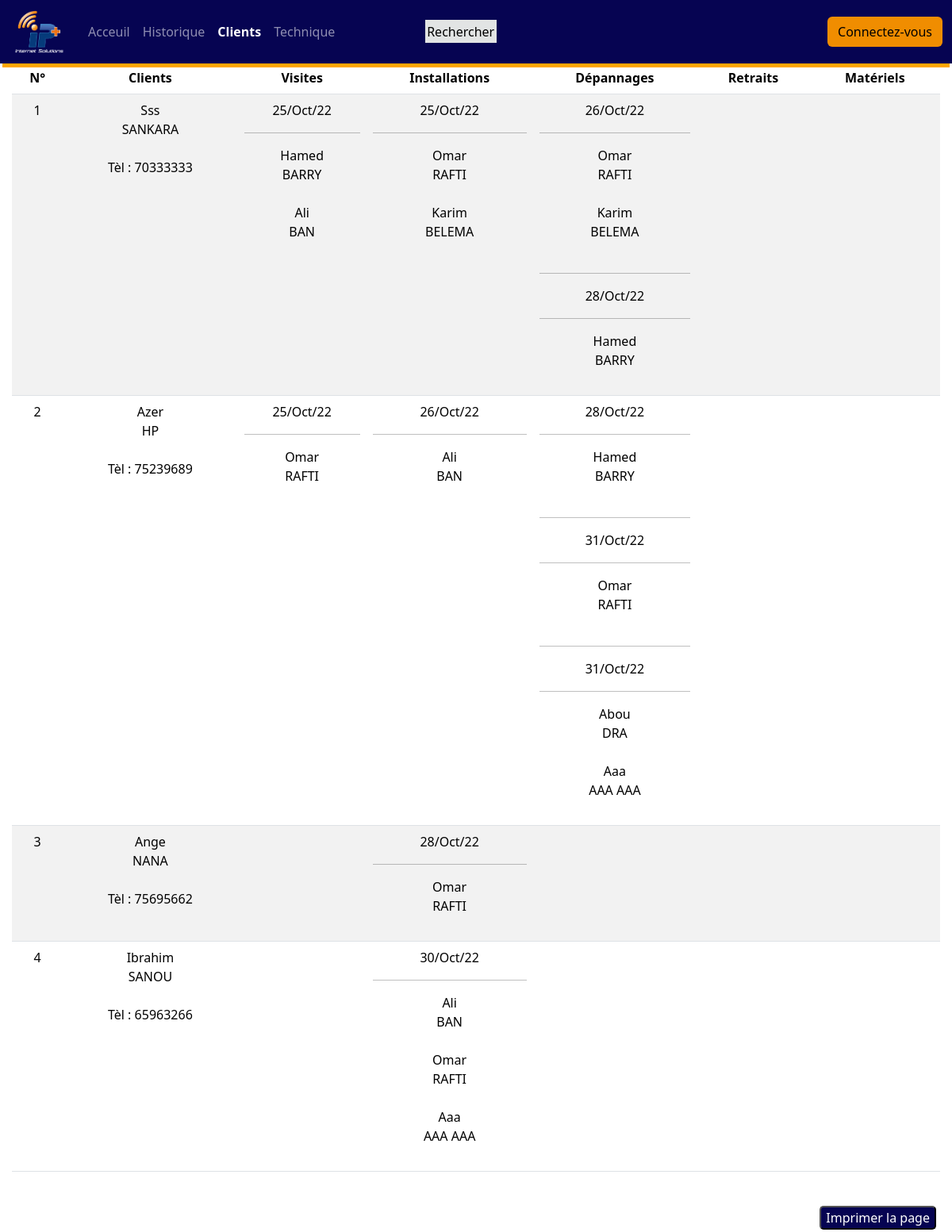
The app's page /client/all, older data.
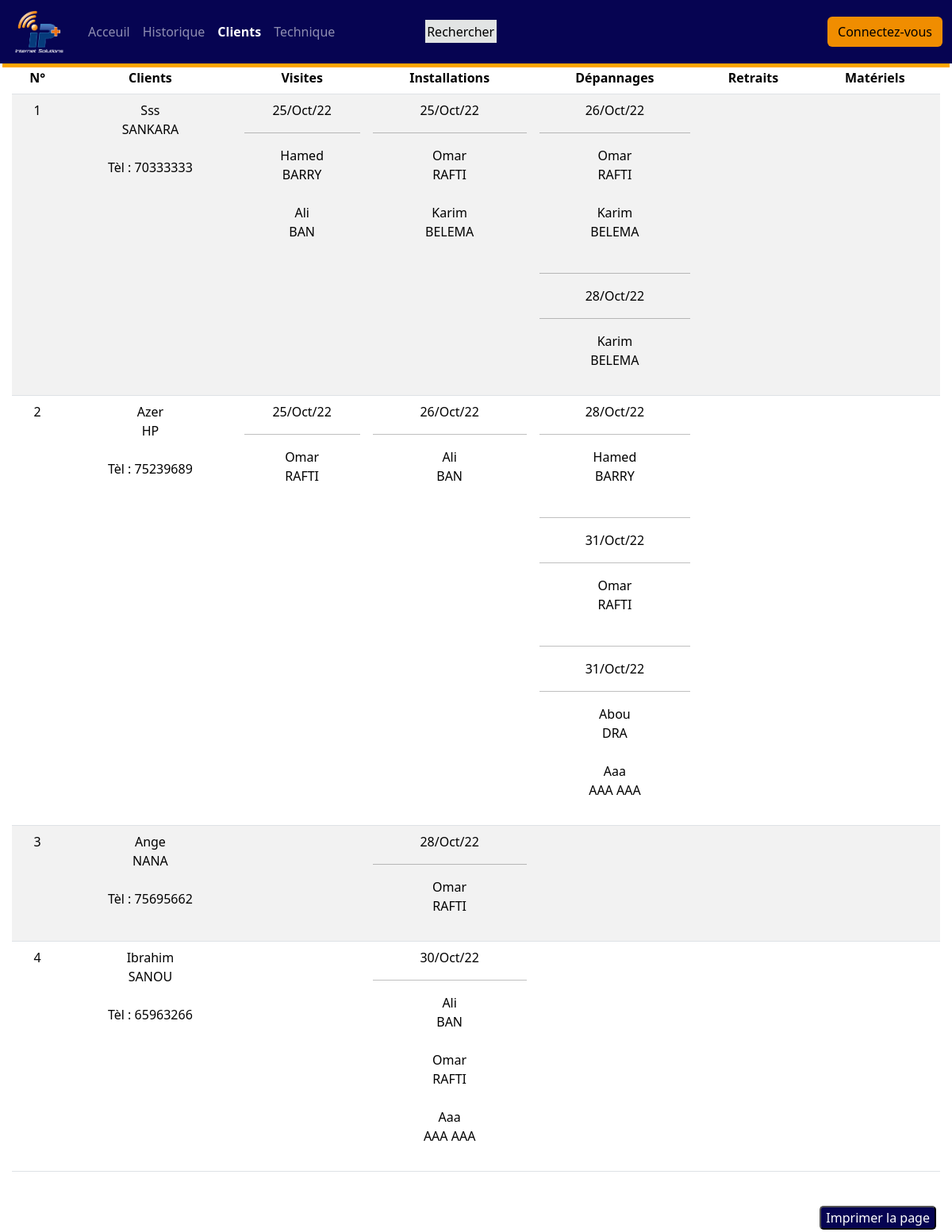
The same page, newer data.
### home/models.py (models this page shows, shortened)
class Client(models.Model):
    first_name = models.CharField(max_length=30)
    last_name = models.CharField(max_length=40)
    phone_number = models.IntegerField()
    routeur = models.ForeignKey(Routeur,on_delete=models.CASCADE,null=True)
    antenne = models.ForeignKey(Antenne,on_delete=models.CASCADE,null=True)

class Visite(models.Model):
    date = models.DateField(auto_now_add=True)
    heure = models.TimeField(auto_now_add=True)
    possible = models.CharField(max_length=4,choices=choix,default="oui")
    comment = models.TextField(max_length=250)
    employe = models.ManyToManyField(Employe)
    client = models.OneToOneField(Client,on_delete=models.CASCADE)

class Employe(models.Model):
    choix = [
        ('DG', 'Directeur Générale'),
        ('DAF', 'Directeur Affaire Financière'),
        ('DT', 'Directeur Technique'),
        ('Ingénieur', 'Ingénieur'),
        ('Technicien', 'Technicien'),
        ('Commercial', 'Commercial'),
    ]
    first_name = models.CharField(max_length=30)
    last_name = models.CharField(max_length=40)
    job = models.CharField(max_length=20,choices=choix,default='Technicien')
    phone_number = models.IntegerField()
    leave = models.BooleanField(default=False)
    profil = models.ImageField(upload_to='profil',null=True,blank=True)

class Installation(models.Model):
    date = models.DateField(auto_now_add=True)
    heure = models.TimeField(auto_now_add=True)
    client = models.OneToOneField(Client,on_delete=models.CASCADE)
    employe = models.ManyToManyField(Employe, blank=True)
    etat = models.CharField(max_length=4,choices=choix, default="oui")
    comment = models.TextField(max_length=250)
    caractéristique = models.ImageField(upload_to='caracteristique',null=True)
    mat = models.ImageField(upload_to='mat',null=True)

class Depannage(models.Model):
    date = models.DateField(auto_now_add=True)
    heure = models.TimeField(auto_now_add=True)
    client = models.ForeignKey(Client,on_delete=models.CASCADE)
    employe = models.ManyToManyField(Employe)
    etat = models.CharField(max_length=4,choices=choix, default="oui")
    comment = models.TextField(max_length=250)
    caractéristique = models.ImageField(upload_to='caracteristique',blank=True,null=True)
    mat = models.ImageField(upload_to='mat',blank=True,null=True)

### home/views.py (the view)
# urls.py: path('client/all', views.clientsAll, name='clientsAll'),
def clientsAll(request):
    users = Client.objects.all()
    clients = []
    for user in users:
        visite = Visite.objects.filter(client = user)
        installation = Installation.objects.filter(client = user)
        depannage = Depannage.objects.filter(client = user)
        retrait = Retrait.objects.filter(client = user)
        routeur = Routeur.objects.filter(client = user)
        antenne = Antenne.objects.filter(client = user)
        client = {
            'visites' : visite,
            'installations' : installation,
            'depannages' : depannage,
            'retraits' : retrait,
            'user' : user,
            'routeurs' : routeur,
            'antennes' : antenne,
        }
        clients.append(client)
        context = {
            'clients' : clients
        }
    return render(request,'home/clientsAll.html',context)

### home/templates/home/clientsAll.html (shortened to what this page needs)
{% extends './base.html' %}
{% load static %}
{% block recherche %}
  <a href="{% url 'clients'%}" style="background-color: #E2E4E4;text-decoration: none;color: black; padding:0.4%;margin-left: 15% ;">
  Rechercher
  </a>
{% endblock %}
{% block content %}
   <br>
	<div class="voir" style="margin-right: 15px; margin-left: 15px;">
		<table class="table table-striped">
		  <thead class="thead-light">
		    <tr>
		      <th scope="col" class=" centre">N°</th>
		      <th scope="col" class="centre">Clients</th>
		      <th scope="col" class="centre"> Visites </th>
		      <th scope="col" class="centre">Installations</th>
		      <th scope="col" class="centre">Dépannages</th>
		      <th scope="col" class="centre">Retraits</th>
		      <th scope="col" class="centre">Matériels</th>
		    </tr>
		  </thead>
		  <tbody>
		  {% for client in clients %}
		    <tr>
		      <td class="centre"> {{client.user.pk}} </td>
		      <td class="centre">{{client.user.first_name | title }} <br>{{client.user.last_name |upper}}<br><br> Tèl : {{ client.user.phone_number }}</td>
		      <td class="centre">
		      	{% for visite in client.visites %}
		      	{{visite.date|date:"d/M/y"}}
		      	<hr>
		      		{% for employe in visite.employe.all %}
		      			{{ employe.first_name | title  }}<br>{{ employe.last_name |upper}} <br><br>
		   				{% endfor %}
		   			{% endfor %}
		      </td>
		      <td class="centre">
		      	{% for installation in client.installations %}
		      	{{installation.date|date:"d/M/y"}}
		      	<hr>
		      		{% for employe in installation.employe.all %}
		      			{{ employe.first_name | title  }}<br>{{ employe.last_name |upper}} <br><br>
		   				{% endfor %}
		   			{% endfor %}
		      </td>
		      <td class="centre">
		      	{% for depannage in client.depannages %}
		      		{% if client.depannages.0 != depannage%}
								<hr>
							{% endif%}
		      	{{depannage.date|date:"d/M/y"}}
		      	<hr>
		      		{% for employe in depannage.employe.all %}
		      			{{ employe.first_name | title  }}<br>{{ employe.last_name |upper}} <br><br>
		   				{% endfor %}
		   			{% endfor %}
		      </td>
		      <td class="centre">
		      </td>
		      <td class="centre">
		      </td>
		    </tr>
		   {% endfor %}
		 </tbody>
		</table>
</div>
{% include './impression.html'%}
{% endblock %}

Row changes from the older to the newer data that the page shows:
changed Depannage (number 2 of 5 on the later page): gains Employe (first_name "Karim", last_name "BELEMA"); loses Employe (first_name "Hamed", last_name "BARRY")
